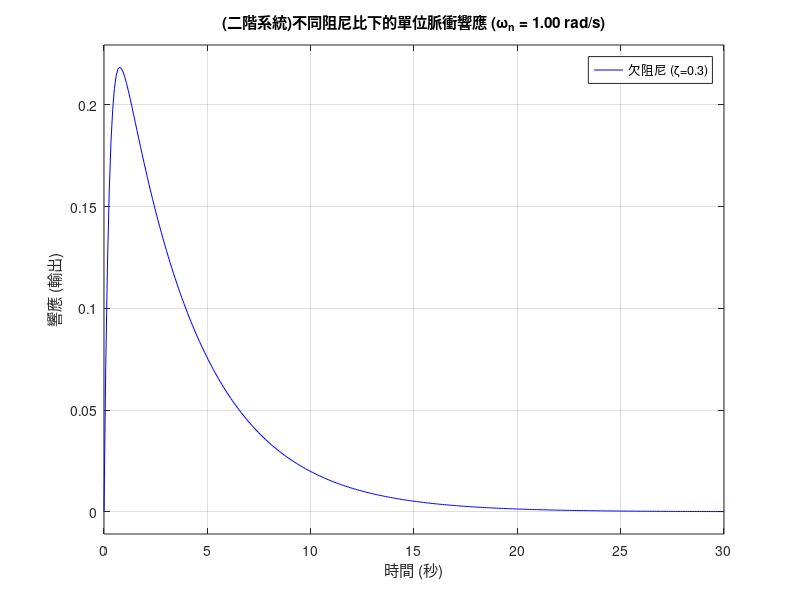

Here is the MATLAB script that generated this plot:
omega_n = 1; 

% 1. Underdamped: 0 < zeta < 1
zeta1 = 0.3; 
% 2. Critically damped: zeta = 1
zeta2 = 1.0; 
% 3. Overdamped: zeta > 1
zeta3 = 2.0; 

% G(s) = omega_n^2 / (s^2 + 2*zeta*omega_n*s + omega_n^2)

num1 = omega_n^2;
den1 = [1, 2*zeta1*omega_n, omega_n^2];
sys1 = tf(num1, den1);

num2 = omega_n^2;
den2 = [1, 2*zeta2*omega_n, omega_n^2];
sys2 = tf(num2, den2);

num3 = omega_n^2;
den3 = [1, 2*zeta3*omega_n, omega_n^2];
sys3 = tf(num3, den3);

figure;
hold on;

impulse(sys1, 'r');
impulse(sys2, 'g');
impulse(sys3, 'b');


title_text = sprintf('(二階系統)不同阻尼比下的單位脈衝響應 (ω_n = %.2f rad/s)', omega_n);
title(title_text);
xlabel('時間 (秒)');
ylabel('響應 (輸出)');
grid on;
legend(sprintf('欠阻尼 (ζ=%.1f)', zeta1), ...
       sprintf('臨界阻尼 (ζ=%.1f)', zeta2), ...
       sprintf('過阻尼 (ζ=%.1f)', zeta3));
   
hold off;